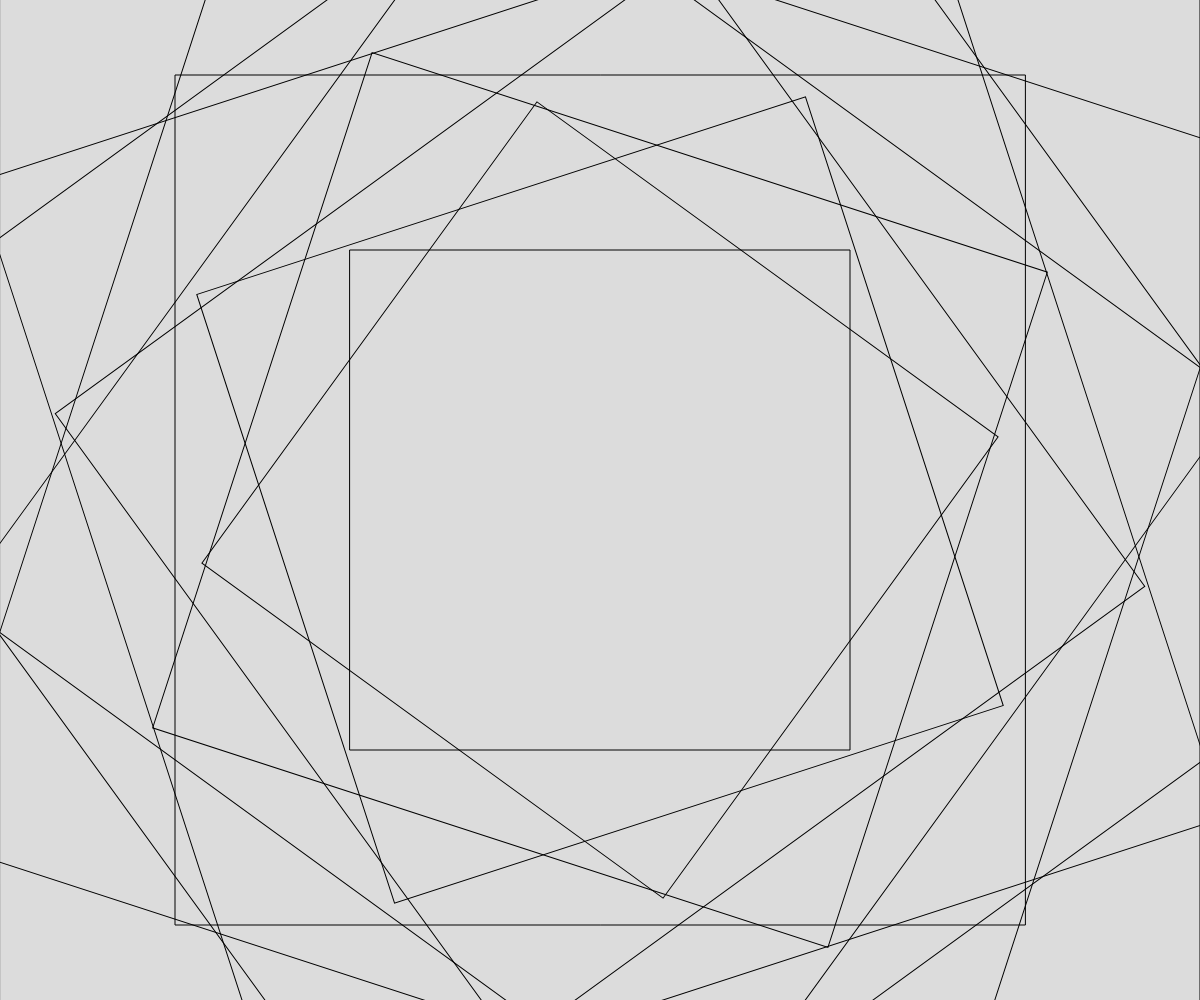
Frame 1 (no input)
Frame 60 (no input): identical to frame 1, image omitted
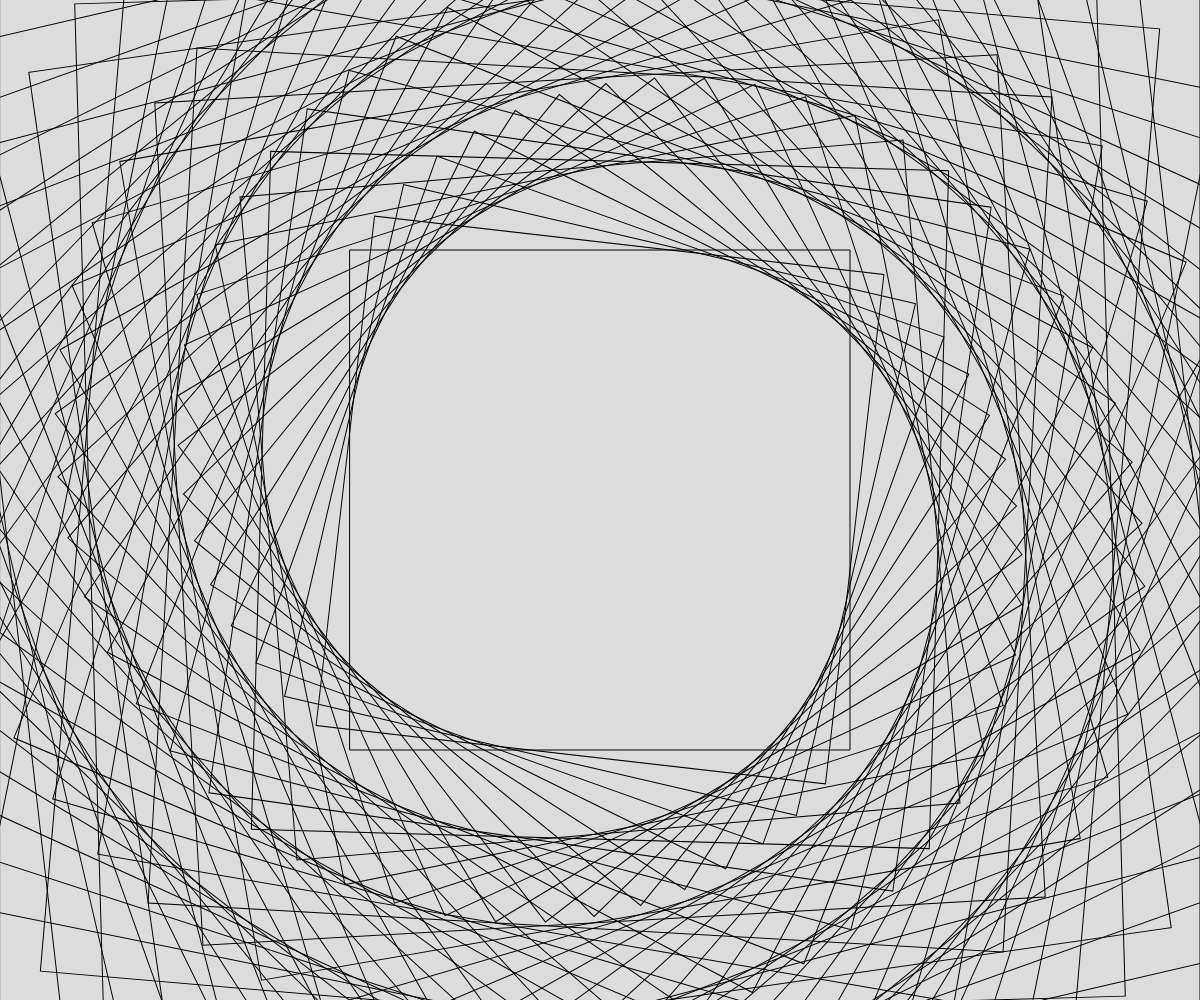
Frame 120 (the mouse pressed at the canvas centre since frame 60)

The p5.js sketch that drew these frames (run headless with seeded random() and noise() and a simulated clock; from frame 60 on, the mouse is pressed at the canvas centre):

// p5.js sketch
// ── sketch.js
function setup() {
  createCanvas(windowWidth, windowHeight);
  rectMode(CENTER);
}

function draw() {
  background(220);
  
  numObjects = map(mouseX, 0, width, 10, 100);
  
  for(let i = 0; i <= numObjects; i++){
    let r = map(i, 0, numObjects, 0, 360);
    let size = map(i, 0, numObjects, 500, width);
    
    noFill();
    push();
    translate(width/2, height/2);
    
    rotate(radians(r));
    rect(0,0,size,size);
    pop();
  }
}

function windowResized(){
  resizeCanvas(windowWidth, windowHeight);
  setup()

}
